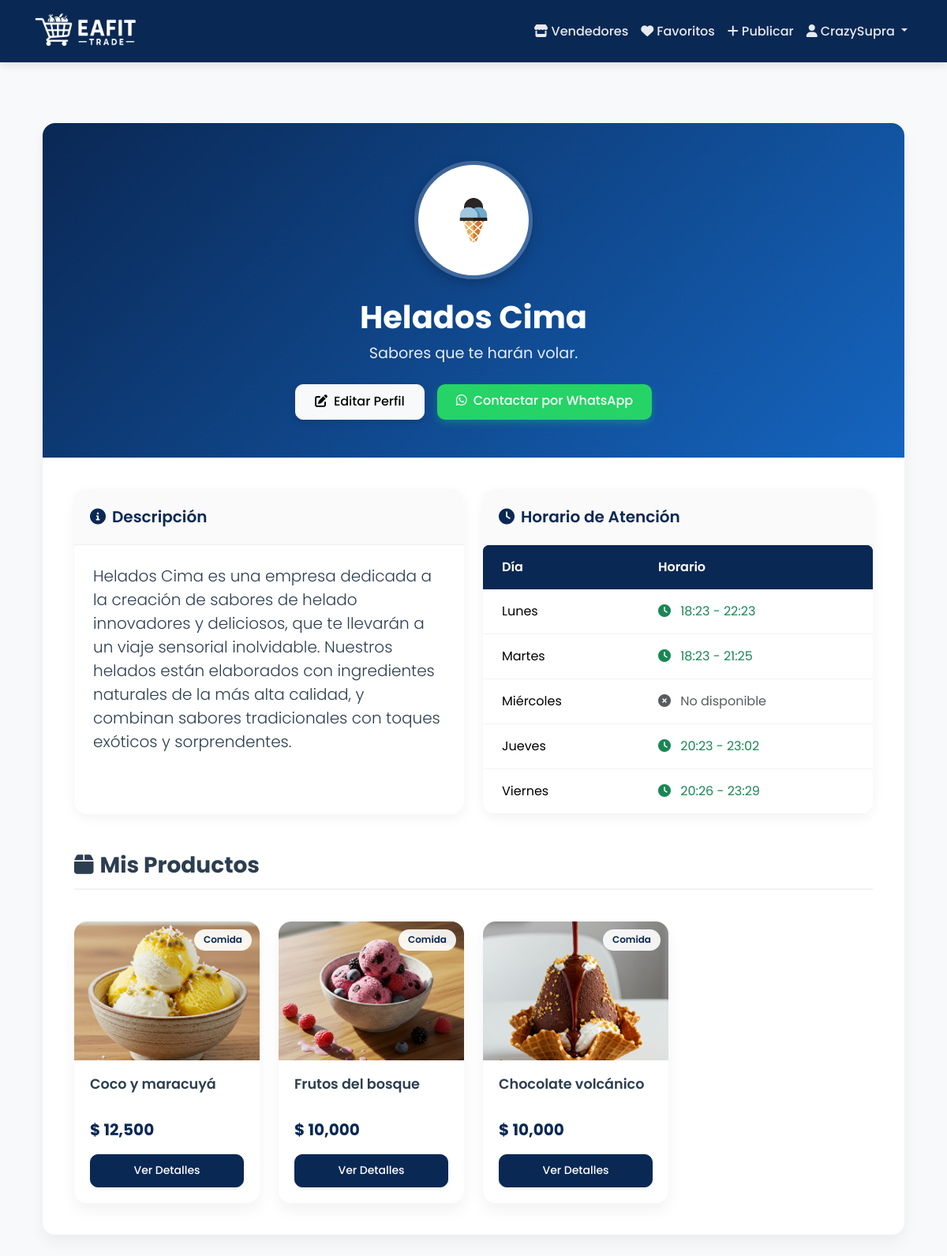
The app's page /profile/ (signed in) with its own data.
### seller_profiles/models.py (models this page shows, shortened)
class SellerProfile(models.Model):
    user = models.OneToOneField(
        User,
        on_delete=models.CASCADE,
        related_name='seller_profile'
    )
    profile_image = models.ImageField(
        upload_to='profiles/',
        verbose_name='Foto de perfil',
        null=True,
        blank=True
    )
    store_name = models.CharField(
        max_length=100,
        verbose_name='Nombre de la tienda',
        help_text='Nombre que se mostrará en tu perfil de vendedor'
    )
    slogan = models.CharField(
        max_length=200,
        verbose_name='Slogan',
        help_text='Una frase corta que describa tu tienda',
        blank=True,
        null=True
    )
    description = models.TextField(
        verbose_name='Descripción',
        help_text='Describe tu tienda y los productos que vendes'
    )
    whatsapp = models.CharField(
        max_length=15,
        verbose_name='WhatsApp',
        help_text='Ingresa tu número de WhatsApp con código de país (ej: 573001234567)',
        blank=True,
        null=True
    )
    class Meta:
        verbose_name = 'Perfil de vendedor'
        verbose_name_plural = 'Perfiles de vendedores'
    def get_whatsapp_link(self, product_name=None):
        if not self.whatsapp:
            return None
        base_url = f"https://wa.me/{self.whatsapp}"
        if product_name:
            message = f"Hola, estoy interesado en el producto: {product_name}. ¿Podrías darme más información?"
            return f"{base_url}?text={urllib.parse.quote(message)}"
        return base_url

class Schedule(models.Model):
    DAYS_OF_WEEK = [
        (1, 'Lunes'),
        (2, 'Martes'),
        (3, 'Miércoles'),
        (4, 'Jueves'),
        (5, 'Viernes'),
    ]
    profile = models.ForeignKey(
        SellerProfile,
        on_delete=models.CASCADE,
        related_name='schedules'
    )
    day = models.IntegerField(
        choices=DAYS_OF_WEEK,
        verbose_name='Día'
    )
    is_available = models.BooleanField(
        default=True,
        verbose_name='Disponible'
    )
    start_time = models.TimeField(
        verbose_name='Hora de inicio',
        null=True,
        blank=True
    )
    end_time = models.TimeField(
        verbose_name='Hora de cierre',
        null=True,
        blank=True
    )
    class Meta:
        ordering = ['day']  # Ahora day es un número, así que ordenará correctamente
        unique_together = ['profile', 'day']

### products/models.py (models this page shows, shortened)
class Product(models.Model):
    CATEGORY_CHOICES = [
        ('Comida', 'Comida'),
        ('Ropa', 'Ropa'),
        ('Tecnología', 'Tecnología'),
        ('Libros', 'Libros'),
        ('Otros', 'Otros'),
    ]
    CONDITION_CHOICES = [
        ('Nuevo', 'Nuevo'),
        ('Usado', 'Usado'),
        ('Buen estado', 'Buen estado'),
    ]
    FOOD_TYPE_CHOICES = [
        ('Panadería', 'Panadería'),
        ('Galletas', 'Galletas'),
        ('Repostería', 'Repostería'),
        ('Frutas', 'Frutas'),
        ('Frituras', 'Frituras'),
        ('Dulces', 'Dulces'),
        ('Helados', 'Helados'),
        ('Snacks', 'Snacks'),
        ('Comida rápida', 'Comida rápida'),
        ('Otros', 'Otros'),
    ]
    name = models.CharField(
        max_length=255,
        verbose_name='Nombre',
        help_text='Nombre del producto'
    )
    category = models.CharField(
        max_length=50,
        choices=CATEGORY_CHOICES,
        verbose_name='Categoría',
        null=True,
        blank=True
    )
    food_type = models.CharField(
        max_length=50,
        choices=FOOD_TYPE_CHOICES,
        verbose_name='Tipo de Comida',
        blank=True,
        null=True
    )
    description = models.TextField(
        verbose_name='Descripción',
        help_text='Describe tu producto detalladamente'
    )
    price = models.DecimalField(
        max_digits=10,
        decimal_places=2,
        validators=[MinValueValidator(0.01)],
        verbose_name='Precio',
        help_text='Precio en pesos colombianos'
    )
    published_at = models.DateTimeField(
        default=timezone.now,
        verbose_name='Fecha de publicación'
    )
    condition = models.CharField(
        max_length=50,
        choices=CONDITION_CHOICES,
        verbose_name='Estado',
        blank=True,
        null=True
    )
    image = models.ImageField(
        upload_to='products/',
        verbose_name='Imagen',
        help_text='Imagen del producto'
    )
    seller = models.ForeignKey(
        User,
        on_delete=models.CASCADE,
        verbose_name='Vendedor',
        related_name='products'
    )
    available = models.BooleanField(
        default=True,
        verbose_name='Disponible'
    )
    class Meta:
        verbose_name = 'Producto'
        verbose_name_plural = 'Productos'
        ordering = ['-published_at']
        indexes = [
            models.Index(fields=['name']),
            models.Index(fields=['category']),
            models.Index(fields=['available']),
        ]

### seller_profiles/views.py (the view)
# urls.py: path('profile/', profile_views.view_profile, name='view_profile'),
@login_required
def view_profile(request):
    try:
        profile = request.user.seller_profile
        day_order = {'Lunes': 1, 'Martes': 2, 'Miércoles': 3, 'Jueves': 4, 'Viernes': 5}
        schedules = profile.schedules.all()
        ordered_schedules = sorted(schedules, key=lambda x: day_order.get(x.day, 99))
        return render(request, 'seller_profiles/view_profile.html', {'profile': profile, 'ordered_schedules': ordered_schedules})
    except SellerProfile.DoesNotExist:
        messages.warning(request, 'Necesitas crear tu perfil de vendedor primero.')
        return redirect('create_profile')

### seller_profiles/templates/seller_profiles/view_profile.html (shortened to what this page needs)
{% extends 'seller_profiles/profile_base.html' %}
{% load humanize %}
{% block content %}
<section class="profile-section py-5">
    <div class="container">
        <div class="profile-card">
            <div class="profile-header">
                <div class="profile-image-wrapper">
                    {% if profile.profile_image %}
                        <img src="{{ profile.profile_image.url }}" alt="{{ profile.store_name }}" class="profile-image">
                    {% else %}
                        <div class="profile-image d-flex align-items-center justify-content-center bg-secondary">
                            <i class="fas fa-store fa-3x text-white"></i>
                        </div>
                    {% endif %}
                </div>
                <h1 class="store-name">{{ profile.store_name }}</h1>
                {% if profile.slogan %}
                    <p class="store-slogan">{{ profile.slogan }}</p>
                {% endif %}
                <div class="profile-actions">
                    {% if user == profile.user %}
                        <a href="{% url 'edit_profile' %}" class="btn btn-light edit-button">
                            <i class="fas fa-edit me-2"></i>Editar Perfil
                        </a>
                    {% endif %}
                    {% if profile.whatsapp %}
                        <a href="{{ profile.get_whatsapp_link }}"
                           class="btn whatsapp-button"
                           target="_blank"
                           rel="noopener noreferrer">
                            <i class="fab fa-whatsapp me-2"></i>Contactar por WhatsApp
                        </a>
                    {% endif %}
                </div>
            </div>
            <div class="profile-body">
                <div class="row g-4">
                    <div class="col-lg-6">
                        <div class="info-card">
                            <div class="info-card-header">
                                <i class="fas fa-info-circle me-2"></i>Descripción
                            </div>
                            <div class="info-card-body">
                                <p class="lead mb-0">{{ profile.description }}</p>
                            </div>
                        </div>
                    </div>
                    <div class="col-lg-6">
                        <div class="info-card">
                            <div class="info-card-header">
                                <i class="fas fa-clock me-2"></i>Horario de Atención
                            </div>
                            <div class="info-card-body p-0">
                                <div class="table-responsive">
                                    <table class="table schedule-table mb-0">
                                        <thead>
                                            <tr>
                                                <th>Día</th>
                                                <th>Horario</th>
                                            </tr>
                                        </thead>
                                        <tbody>
                                            {% for schedule in ordered_schedules %}
                                            <tr>
                                                <td>{{ schedule.get_day_display }}</td>
                                                <td>
                                                    {% if schedule.is_available %}
                                                        <span class="text-success">
                                                            <i class="fas fa-clock me-2"></i>
                                                            {{ schedule.start_time|time:"H:i" }} - {{ schedule.end_time|time:"H:i" }}
                                                        </span>
                                                    {% else %}
                                                        <span class="text-muted">
                                                            <i class="fas fa-times-circle me-2"></i>
                                                            No disponible
                                                        </span>
                                                    {% endif %}
                                                </td>
                                            </tr>
                                            {% endfor %}
                                        </tbody>
                                    </table>
                                </div>
                            </div>
                        </div>
                    </div>
                </div>
                {% if profile.user.products.exists %}
                <div class="mt-5">
                    <h2 class="section-title">
                        <i class="fas fa-box me-2"></i>Mis Productos
                    </h2>
                    <div class="row g-4 mt-3">
                        {% for product in profile.user.products.all %}
                            {% if product.available %}
                                <div class="col-md-6 col-lg-4 col-xl-3">
                                    <div class="product-card">
                                        <div class="product-image-container">
                                            {% if product.image %}
                                                <img src="{{ product.image.url }}" class="product-image" alt="{{ product.name }}">
                                            {% endif %}
                                            <div class="product-category">{{ product.get_category_display }}</div>
                                        </div>
                                        <div class="product-details">
                                            <h3 class="product-title">{{ product.name }}</h3>
                                            <div class="product-price">$ {{ product.price|floatformat:0|intcomma }}</div>
                                            <a href="{% url 'product_detail' product.id %}" class="btn btn-sm btn-primary w-100 mt-3">Ver Detalles</a>
                                        </div>
                                    </div>
                                </div>
                            {% endif %}
                        {% endfor %}
                    </div>
                </div>
                {% endif %}
            </div>
        </div>
    </div>
</section>
{% endblock %}

### products/templates/products/base.html (shortened to what this page needs)
<!DOCTYPE html>
<html>
<head>
    <link href="https://cdn.jsdelivr.net/npm/bootstrap@5.3.2/dist/css/bootstrap.min.css" rel="stylesheet">
    <link href="https://cdnjs.cloudflare.com/ajax/libs/font-awesome/6.0.0/css/all.min.css" rel="stylesheet">
</head>
<body>
    <nav class="navbar navbar-expand-lg navbar-dark">
        <div class="container">
            <a class="navbar-brand" href="{% url 'home' %}">
                <img src="/media/Logo/EafitTrade_Nuevo_logo.png" alt="EAFIT Trade Logo" height="55" class="d-inline-block align-middle">
            </a>
            <div class="collapse navbar-collapse" id="navbarNav">
                <ul class="navbar-nav ms-auto">
                    <li class="nav-item">
                        <a class="nav-link" href="{% url 'seller_list' %}">
                            <i class="fas fa-store me-1"></i>Vendedores
                        </a>
                    </li>
                    {% if user.is_authenticated %}
                        <li class="nav-item">
                            <a class="nav-link" href="{% url 'favorites_list' %}">
                                <i class="fas fa-heart me-1"></i>Favoritos
                            </a>
                        </li>
                        <li class="nav-item">
                            <a class="nav-link" href="{% url 'add_product' %}">
                                <i class="fas fa-plus me-1"></i>Publicar
                            </a>
                        </li>
                        <li class="nav-item dropdown">
                            <a class="nav-link dropdown-toggle" href="#" role="button" data-bs-toggle="dropdown">
                                <i class="fas fa-user me-1"></i>{{ user.username }}
                            </a>
                        </li>
                    {% endif %}
                </ul>
            </div>
        </div>
    </nav>
    <div class="content">
        <div class="container">
            {% block content %}{% endblock %}
        </div>
    </div>
</body>
</html>

### records on screen
SellerProfile: profile_image (picture), store_name "Helados Cima", slogan "Sabores que te harán volar.", description "Helados Cima es una empresa dedicada a la creación de sabores de helado innovadores y deliciosos, que te llevarán a un viaje sensorial inolvidable. Nuestros helados están elaborados con ingredientes naturales de la más alta calidad, y combinan sabores tradicionales con toques exóticos y sorprendentes."
Schedule: day "Lunes", start_time "18:23", end_time "22:23"
Schedule: day "Martes", start_time "18:23", end_time "21:25"
Schedule: day "Miércoles", is_available False (drawn)
Schedule: day "Jueves", start_time "20:23", end_time "23:02"
Schedule: day "Viernes", start_time "20:26", end_time "23:29"
Product: image (picture), category "Comida", name "Coco y maracuyá", price "12,500"
Product: image (picture), category "Comida", name "Frutos del bosque", price "10,000"
Product: image (picture), category "Comida", name "Chocolate volcánico", price "10,000"

### other values on screen
{{ user.username }} "CrazySupra"
